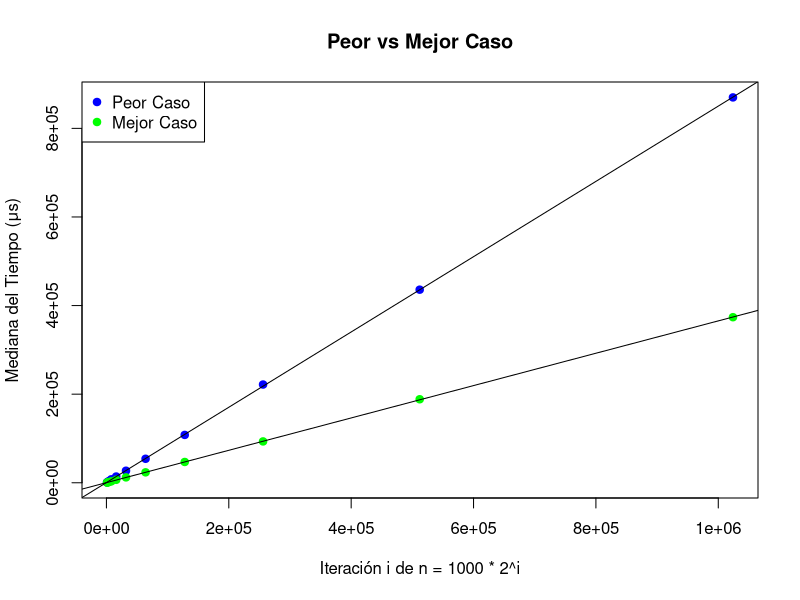

Write the R code that produced this figure.
tiempoPeor <- read.csv("tiempoPeor.txt", header = TRUE)
tiempoMejor <- read.csv("tiempoMejor.txt", header = TRUE)


medianas_peor <- c(
  median(tiempoPeor$i0),
  median(tiempoPeor$i1),
  median(tiempoPeor$i2),
  median(tiempoPeor$i3),
  median(tiempoPeor$i4),
  median(tiempoPeor$i5),
  median(tiempoPeor$i6),
  median(tiempoPeor$i7),
  median(tiempoPeor$i8),
  median(tiempoPeor$i9),
  median(tiempoPeor$i10)
)

medianas_mejor <- c(
  median(tiempoMejor$i0),
  median(tiempoMejor$i1),
  median(tiempoMejor$i2),
  median(tiempoMejor$i3),
  median(tiempoMejor$i4),
  median(tiempoMejor$i5),
  median(tiempoMejor$i6),
  median(tiempoMejor$i7),
  median(tiempoMejor$i8),
  median(tiempoMejor$i9),
  median(tiempoMejor$i10)
)

n_vector = rep(0,11)
for(i in 0:10){
  n_vector[i+1] = 1000*(2^i)
}

# --- Nube de puntos superpuesta ---
plot(n_vector, medianas_peor,
     main = "Peor vs Mejor Caso",
     xlab = "Iteración i de n = 1000 * 2^i",
     ylab = "Mediana del Tiempo (μs)",
     pch = 19,
     col = "blue",
     ylim = range(c(medianas_mejor, medianas_peor)))  # ajustar rango Y

points(n_vector, medianas_mejor,
       pch = 19,
       col = "green")  # nube de puntos del mejor caso en verde

legend("topleft",
       legend = c("Peor Caso", "Mejor Caso"),
       col = c("blue", "green"),
       pch = 19)

modelo_peor <- lm(medianas_peor ~ n_vector)
modelo_mejor <- lm(medianas_mejor ~ n_vector)

abline(modelo_peor)
abline(modelo_mejor)

r_cuadrado_peor = summary(modelo_peor)$r.squared
r_cuadrado_mejor = summary(modelo_mejor)$r.squared

c(r_cuadrado_peor=r_cuadrado_peor,r_cuadrado_mejor=r_cuadrado_mejor)
